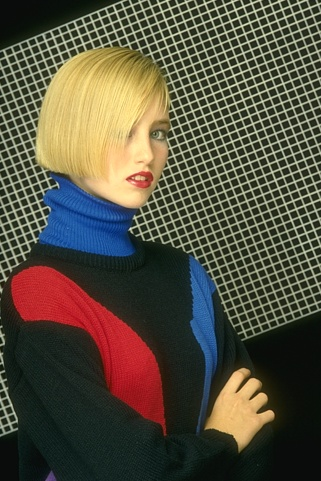
%> input picture TEST_IMAGES/Corel_Image_198023.jpg, 321 x 481 px
$ octave --eval "HW06_part3a_DistanceWts;"   (GNU Octave 9; MATLAB toolbox functions it lacks are replaced by stand-ins)
%> lines starting %> are read from the running program, lines starting %| are printed output that depends on the picture
function HW06_part3a_DistanceWts()
%% IMAGE PREP %%
    K = 64; % number of clusters

    dst_wts = [ 1/40 1/20 1/10 1/5 1/2 1 ]; % different distance weights to try

    im_orig     = imread('Corel_Image_198023.jpg');
%> im_orig is the input picture: size 481x321x3 uint8; mean R, G, B 85.4, 80, 63.4
    % scaling and blurring the image
    im          = imresize( im_orig, 0.5 );
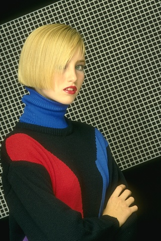
%> im: size 241x161x3 uint8; mean R, G, B 85.4, 80, 63.4
    dims        = size( im );
%> dims = [241 161 3]
    fltr        = fspecial( 'gauss', [15 15], 1.5 );
    im          = imfilter( im, fltr, 'same', 'repl' );
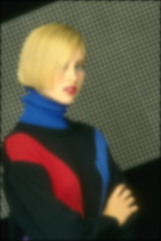
%> im: size 241x161x3 uint8; mean R, G, B 84.8, 79.3, 62.8
    %% beginning cartoonization process
    [xs, ys]     = meshgrid( 1:dims(2), 1:dims(1) );
    % separating the color channels
    reds        = im(:,:,1);
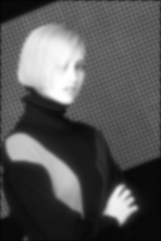
%> reds: size 241x161 uint8; min 4, max 254, mean 84.8
    grns        = im(:,:,2);
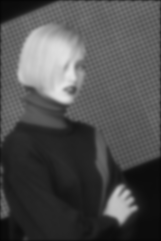
%> grns: size 241x161 uint8; min 5, max 230, mean 79.3
    blus        = im(:,:,3);
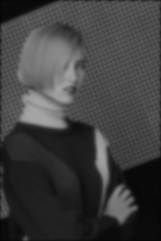
%> blus: size 241x161 uint8; min 4, max 166, mean 62.8

    for wt = dst_wts
%% Clustering and shaping the image
        attributes  = [ xs(:)*wt, ys(:)*wt, double(reds(:)), double(grns(:)), double(blus(:)) ];

        tic;
        cluster_id  = kmeans( attributes, K, 'Dist', 'Cityblock', 'Replicate', 3, 'MaxIter', 250 );
        toc

        im_new      = reshape( cluster_id, dims(1), dims(2) );
%% displaying the figure with the cartoon
        figure;
        imagesc( im_new );
        colormap( jet );
        title( sprintf('k = %d,  distance wt = %8.5f ', K, wt), 'FontSize', 24 );
        colorbar
        drawnow;
    end
end
%> (the run ends here)

$ run again, with TEST_IMAGES/BALLS_FIVE_7537_shrunk.jpg copied over TEST_IMAGES/Corel_Image_198023.jpg
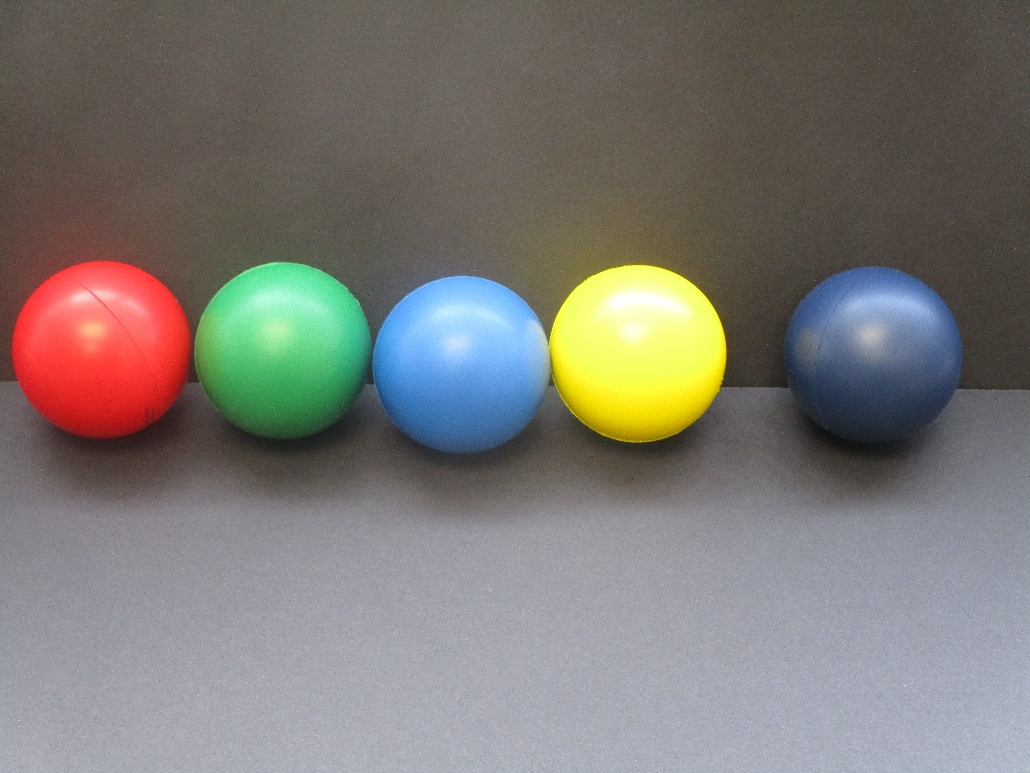
%> input picture TEST_IMAGES/BALLS_FIVE_7537_shrunk.jpg, 1030 x 773 px
%> in HW06_part3a_DistanceWts, im_orig is the input picture: size 773x1030x3 uint8; mean R, G, B 124.2, 120.9, 116.5
%> in HW06_part3a_DistanceWts, `grns        = im(:,:,2);`:
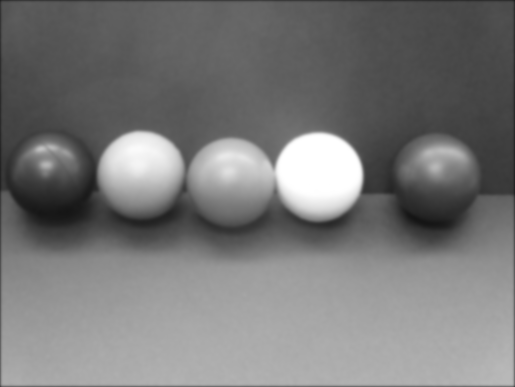
%> grns: size 387x515 uint8; min 20, max 255, mean 120.3
%> in HW06_part3a_DistanceWts, `blus        = im(:,:,3);`:
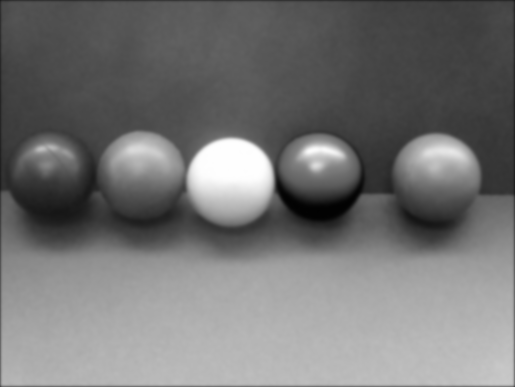
%> blus: size 387x515 uint8; min 1, max 254, mean 115.8

$ run again, with TEST_IMAGES/HW_06_MacBeth_Regular.jpg copied over TEST_IMAGES/Corel_Image_198023.jpg
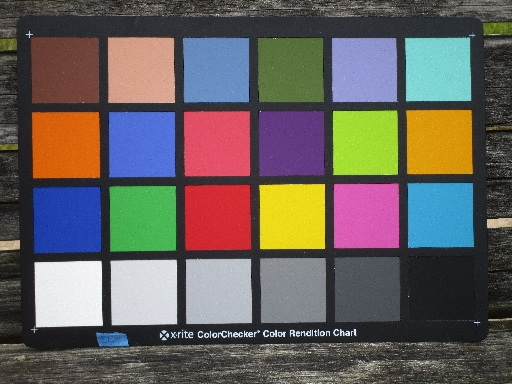
%> input picture TEST_IMAGES/HW_06_MacBeth_Regular.jpg, 512 x 384 px
%> in HW06_part3a_DistanceWts, im_orig is the input picture: size 384x512x3 uint8; mean R, G, B 102.9, 96.5, 92.6
%> in HW06_part3a_DistanceWts, `reds        = im(:,:,1);`:
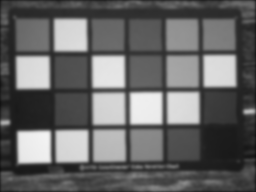
%> reds: size 192x256 uint8; min 16, max 243, mean 102.2
%> in HW06_part3a_DistanceWts, `blus        = im(:,:,3);`:
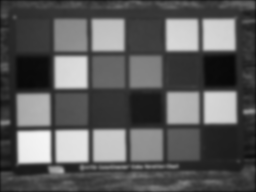
%> blus: size 192x256 uint8; min 8, max 244, mean 91.9
